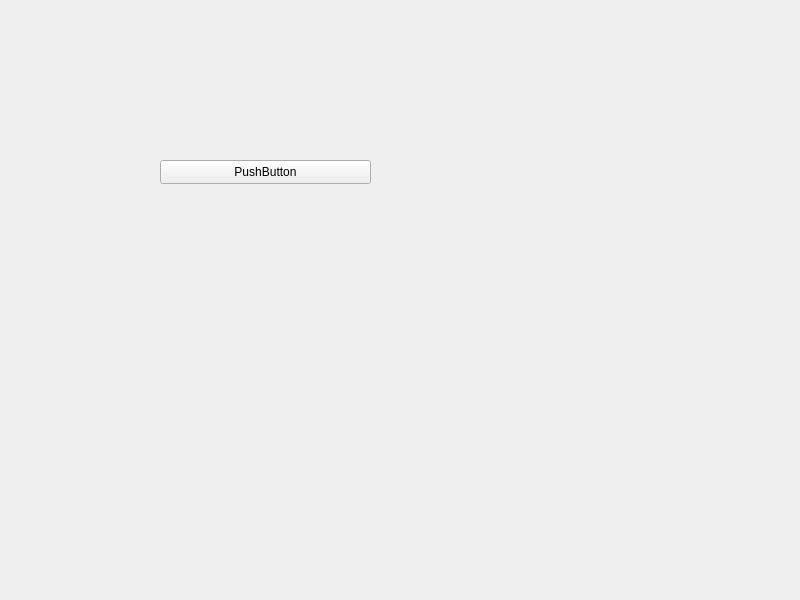
<?xml version="1.0" encoding="UTF-8"?>
<ui version="4.0">
 <class>Widget</class>
 <widget class="QWidget" name="Widget">
  <property name="geometry">
   <rect>
    <x>0</x>
    <y>0</y>
    <width>800</width>
    <height>600</height>
   </rect>
  </property>
  <property name="windowTitle">
   <string>Widget</string>
  </property>
  <widget class="QPushButton" name="pushButton">
   <property name="geometry">
    <rect>
     <x>160</x>
     <y>160</y>
     <width>211</width>
     <height>24</height>
    </rect>
   </property>
   <property name="text">
    <string>PushButton</string>
   </property>
  </widget>
 </widget>
 <resources/>
 <connections/>
</ui>
